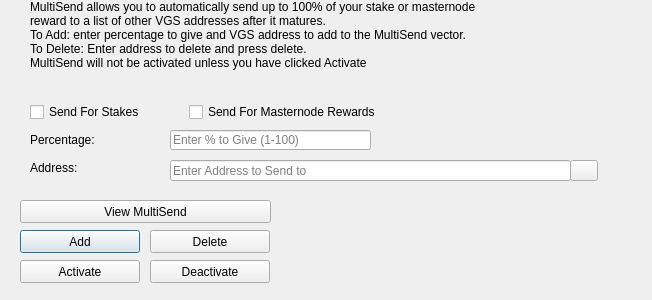
<?xml version="1.0" encoding="UTF-8"?>
<ui version="4.0">
 <class>MultiSendDialog</class>
 <widget class="QDialog" name="MultiSendDialog">
  <property name="windowModality">
   <enum>Qt::NonModal</enum>
  </property>
  <property name="geometry">
   <rect>
    <x>0</x>
    <y>0</y>
    <width>652</width>
    <height>300</height>
   </rect>
  </property>
  <property name="windowTitle">
   <string>MultiSend</string>
  </property>
  <widget class="QLineEdit" name="multiSendPercentEdit">
   <property name="geometry">
    <rect>
     <x>170</x>
     <y>130</y>
     <width>201</width>
     <height>20</height>
    </rect>
   </property>
   <property name="toolTip">
    <string>Enter whole numbers 1 - 100</string>
   </property>
   <property name="placeholderText">
    <string>Enter % to Give (1-100)</string>
   </property>
  </widget>
  <widget class="QLineEdit" name="multiSendAddressEdit">
   <property name="geometry">
    <rect>
     <x>170</x>
     <y>160</y>
     <width>401</width>
     <height>21</height>
    </rect>
   </property>
   <property name="toolTip">
    <string/>
   </property>
   <property name="placeholderText">
    <string>Enter Address to Send to</string>
   </property>
  </widget>
  <widget class="QLabel" name="label_2">
   <property name="geometry">
    <rect>
     <x>30</x>
     <y>0</y>
     <width>451</width>
     <height>121</height>
    </rect>
   </property>
   <property name="lineWidth">
    <number>1</number>
   </property>
   <property name="text">
    <string>MultiSend allows you to automatically send up to 100% of your stake or masternode reward to a list of other VGS addresses after it matures.
To Add: enter percentage to give and VGS address to add to the MultiSend vector.
To Delete: Enter address to delete and press delete.
MultiSend will not be activated unless you have clicked Activate</string>
   </property>
   <property name="alignment">
    <set>Qt::AlignLeading|Qt::AlignLeft|Qt::AlignTop</set>
   </property>
   <property name="wordWrap">
    <bool>true</bool>
   </property>
  </widget>
  <widget class="QLabel" name="message">
   <property name="geometry">
    <rect>
     <x>290</x>
     <y>200</y>
     <width>351</width>
     <height>91</height>
    </rect>
   </property>
   <property name="text">
    <string/>
   </property>
  </widget>
  <widget class="QPushButton" name="addButton">
   <property name="geometry">
    <rect>
     <x>20</x>
     <y>230</y>
     <width>120</width>
     <height>23</height>
    </rect>
   </property>
   <property name="toolTip">
    <string/>
   </property>
   <property name="statusTip">
    <string>Add to MultiSend Vector</string>
   </property>
   <property name="text">
    <string>Add</string>
   </property>
  </widget>
  <widget class="QPushButton" name="disableButton">
   <property name="geometry">
    <rect>
     <x>150</x>
     <y>260</y>
     <width>120</width>
     <height>23</height>
    </rect>
   </property>
   <property name="statusTip">
    <string>Deactivate MultiSend</string>
   </property>
   <property name="text">
    <string>Deactivate</string>
   </property>
  </widget>
  <widget class="QPushButton" name="addressBookButton">
   <property name="geometry">
    <rect>
     <x>570</x>
     <y>160</y>
     <width>28</width>
     <height>21</height>
    </rect>
   </property>
   <property name="toolTip">
    <string>Choose an address from the address book</string>
   </property>
   <property name="text">
    <string/>
   </property>
   <property name="icon">
    <iconset resource="../lasvegascoin.qrc">
     <normaloff>:/icons/address-book</normaloff>:/icons/address-book</iconset>
   </property>
   <property name="shortcut">
    <string>Alt+A</string>
   </property>
   <property name="autoDefault">
    <bool>false</bool>
   </property>
  </widget>
  <widget class="QLabel" name="label">
   <property name="geometry">
    <rect>
     <x>30</x>
     <y>130</y>
     <width>121</width>
     <height>20</height>
    </rect>
   </property>
   <property name="toolTip">
    <string>Percentage of stake to send</string>
   </property>
   <property name="text">
    <string>Percentage:</string>
   </property>
  </widget>
  <widget class="QLabel" name="label_5">
   <property name="geometry">
    <rect>
     <x>30</x>
     <y>160</y>
     <width>111</width>
     <height>16</height>
    </rect>
   </property>
   <property name="toolTip">
    <string>Address to send portion of stake to</string>
   </property>
   <property name="text">
    <string>Address:</string>
   </property>
  </widget>
  <widget class="QPushButton" name="deleteButton">
   <property name="geometry">
    <rect>
     <x>150</x>
     <y>230</y>
     <width>120</width>
     <height>23</height>
    </rect>
   </property>
   <property name="toolTip">
    <string/>
   </property>
   <property name="statusTip">
    <string>Delete Address From MultiSend Vector</string>
   </property>
   <property name="text">
    <string>Delete</string>
   </property>
  </widget>
  <widget class="QPushButton" name="activateButton">
   <property name="geometry">
    <rect>
     <x>20</x>
     <y>260</y>
     <width>120</width>
     <height>23</height>
    </rect>
   </property>
   <property name="statusTip">
    <string>Activate MultiSend</string>
   </property>
   <property name="text">
    <string>Activate</string>
   </property>
  </widget>
  <widget class="QPushButton" name="viewButton">
   <property name="geometry">
    <rect>
     <x>20</x>
     <y>200</y>
     <width>251</width>
     <height>23</height>
    </rect>
   </property>
   <property name="toolTip">
    <string/>
   </property>
   <property name="statusTip">
    <string>View MultiSend Vector</string>
   </property>
   <property name="text">
    <string>View MultiSend</string>
   </property>
  </widget>
  <widget class="QWidget" name="horizontalLayoutWidget">
   <property name="geometry">
    <rect>
     <x>30</x>
     <y>100</y>
     <width>351</width>
     <height>24</height>
    </rect>
   </property>
   <layout class="QHBoxLayout" name="horizontalLayout">
    <item>
     <widget class="QCheckBox" name="multiSendStakeCheckBox">
      <property name="text">
       <string>Send For Stakes</string>
      </property>
     </widget>
    </item>
    <item>
     <widget class="QCheckBox" name="multiSendMasternodeCheckBox">
      <property name="text">
       <string>Send For Masternode Rewards</string>
      </property>
     </widget>
    </item>
   </layout>
  </widget>
 </widget>
 <resources>
  <include location="../lasvegascoin.qrc"/>
 </resources>
 <connections/>
</ui>
